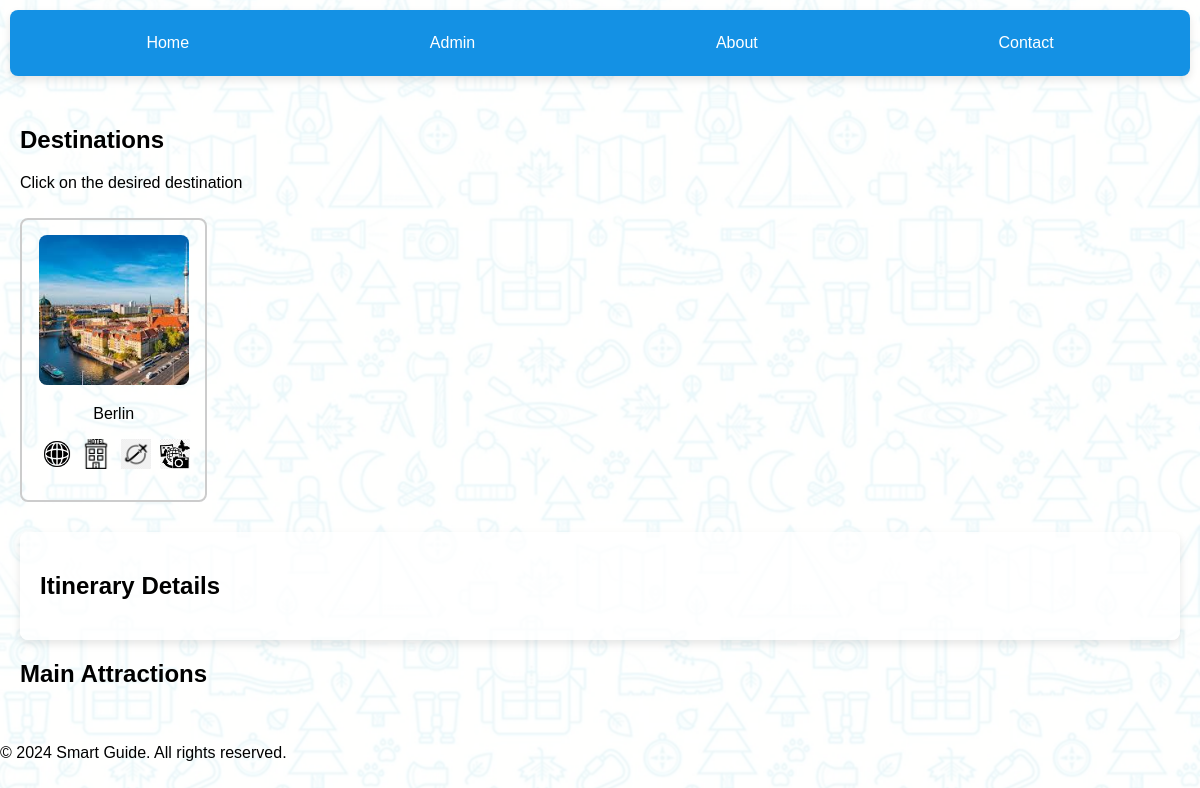
The page /destinations/5 on the database its author committed.
### tables this page shows
CREATE TABLE destinations (
    id INTEGER PRIMARY KEY AUTOINCREMENT,
    name TEXT NOT NULL,
    country_id INTEGER,
    image_path TEXT,
    FOREIGN KEY (country_id) REFERENCES countries (id)
);

### app.py (the view)
@app.route('/destinations/<int:country_id>')
def destinations(country_id):
    destinations = get_destinations_by_country(country_id)
    return render_template('destinations.html', destinations=destinations)

### app.py (called while the page is built)
def get_destinations_by_country(country_id):
    db_path = os.path.join(os.path.dirname(__file__), 'db', 'trip_planner.db')
    conn = sqlite3.connect(db_path)
    cursor = conn.cursor()
    cursor.execute('''
        SELECT destinations.id, destinations.name, destinations.image_path
        FROM destinations
        WHERE destinations.country_id = ?
    ''', (country_id,))
    destinations = cursor.fetchall()
    conn.close()
    return destinations

### templates/destinations.html (shortened to what this page needs)
<!DOCTYPE html>
<html lang="en">
<head>
    <link rel="stylesheet" href="{{ url_for('static', filename='styles.css') }}">
    <link rel="stylesheet" href="https://cdnjs.cloudflare.com/ajax/libs/font-awesome/6.0.0-beta3/css/all.min.css">
</head>
<body>
    <header>
        <nav class="navbar">
            <a href="/">Home</a>
            <a href="/admin">Admin</a>
            <a href="/about">About</a>
            <a href="/contact">Contact</a>
        </nav>
    </header>
    <main>
        {% if destinations %}
            <h2>Destinations</h2>
            <p>Click on the desired destination</p>
            <div class="destination-list">
                {% for destination in destinations %}
                    <div class="destination-item">
                        <img src="{{ url_for('static', filename=destination[2]) }}" alt="{{ destination[1] }}" class="destination-image" onclick="showAttractions({{ destination[0] }})" style="cursor: pointer;">
                        <p>{{ destination[1] }}
                        <a href="https://en.wikipedia.org/wiki/{{ destination[1] }}" target="_blank">
                            <img src="/static/images/wiki.png" alt= About {{ destination[1] }} class="icon-image">
                        </a>
                        <a href="https://www.google.com/search?q=hotels+in+{{ destination[1] }}" target="_blank">
                            <img src="/static/images/hotel.png" alt= Search Hotels class="icon-image">
                        </a>
                        <a href="https://www.google.com/search?q=flights+to+{{ destination[1] }}" target="_blank">
                            <img src="/static/images/flights.png" alt= Search Hotels class="icon-image">
                        </a>
                        <a href="https://www.google.com/search?q=local+attractions+in+{{ destination[1] }}" target="_blank">
                            <img src="/static/images/attractions.png" alt= Search Hotels class="icon-image">
                        </a>
                    </P>
                    </div>
                {% endfor %}
            </div>
        {% else %}
            <p>No destinations found.</p>
        {% endif %}
        <section id="itinerary-section">
                <h2>Itinerary Details</h2>
        </section>
        <section id="attractions-section">
            <h2>Main Attractions</h2>
        </section>
    </main>
    {% include 'footer.html' %}
</body>
</html>

### static/styles.css (style rules this page uses)
body { background-image: url('/static/images/background.png'); background-size: auto; background-position: center; background-repeat: repeat; font-family: Arial, sans-serif; margin: 0; padding: 0; }
.navbar { display: flex; justify-content: space-around; background-color: #1491e4; padding: 1rem; box-shadow: 0 4px 8px rgba(0, 0, 0, 0.1); border-radius: 8px; margin: 10px; }
.navbar a { color: white; text-decoration: none; padding: 0.5rem 1rem; transition: background-color 0.3s, color 0.3s, transform 0.3s; border-radius: 4px; }
.destination-list { display: flex; flex-wrap: wrap; gap: 20px; }
.destination-item { text-align: center; border: 2px solid #ccc; padding: 15px; margin: 10px 0; border-radius: 8px; transition: all 0.3s ease; }
.destination-image { width: 150px; height: 150px; object-fit: cover; transition: transform 0.3s ease; max-width: 100%; border-radius: 8px; }
main { padding: 20px; }
#itinerary-section { margin-top: 20px; background-color: rgba(255, 255, 255, 0.8); padding: 20px; border-radius: 8px; box-shadow: 0 4px 8px rgba(0, 0, 0, 0.1); }
#attractions-section { margin-top: 20px; }
.icon-image { width: 30px; height:30px; object-fit: cover; transition: transform 0.3s ease; margin-left: 5px; vertical-align: middle; }

### templates/destinations.html (style rules this page uses)
a { text-decoration: none; }

### rows shown on the page
destinations: image_path (picture), name "Berlin"
